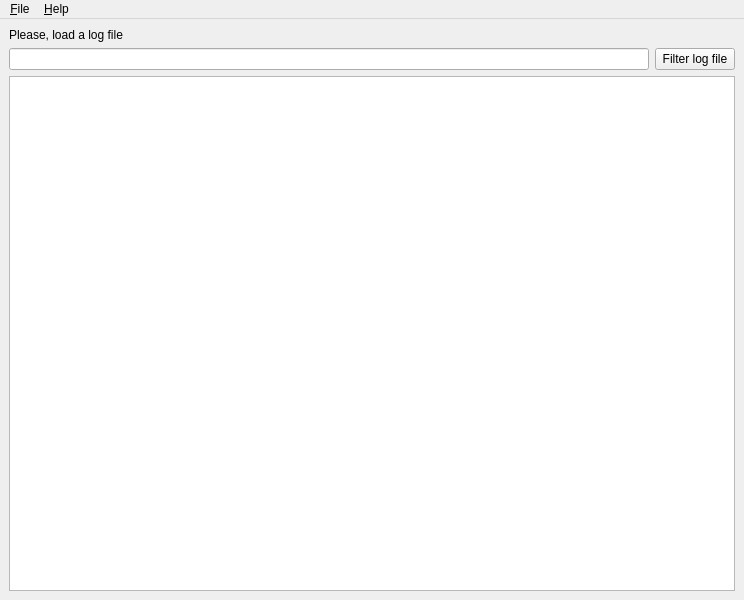
<?xml version="1.0" encoding="UTF-8"?>
<ui version="4.0">
 <class>MainWindow</class>
 <widget class="QMainWindow" name="MainWindow">
  <property name="geometry">
   <rect>
    <x>0</x>
    <y>0</y>
    <width>744</width>
    <height>600</height>
   </rect>
  </property>
  <property name="windowTitle">
   <string>Log Parser</string>
  </property>
  <widget class="QWidget" name="centralWidget">
   <layout class="QVBoxLayout" name="verticalLayout">
    <item>
     <widget class="QLabel" name="lblPath">
      <property name="text">
       <string>Please, load a log file</string>
      </property>
     </widget>
    </item>
    <item>
     <layout class="QHBoxLayout" name="horizontalLayout">
      <item>
       <widget class="QLineEdit" name="txtReToMatch"/>
      </item>
      <item>
       <widget class="QPushButton" name="btnParse">
        <property name="text">
         <string>Filter log file</string>
        </property>
       </widget>
      </item>
     </layout>
    </item>
    <item>
     <widget class="QTableWidget" name="tvResult"/>
    </item>
   </layout>
  </widget>
  <widget class="QMenuBar" name="menuBar">
   <property name="geometry">
    <rect>
     <x>0</x>
     <y>0</y>
     <width>744</width>
     <height>21</height>
    </rect>
   </property>
   <widget class="QMenu" name="menu_File">
    <property name="title">
     <string>&amp;File</string>
    </property>
    <addaction name="actionOpen_Log_File"/>
    <addaction name="actionOpen_http_log"/>
    <addaction name="separator"/>
    <addaction name="action_Quit"/>
   </widget>
   <widget class="QMenu" name="menu_Help">
    <property name="title">
     <string>&amp;Help</string>
    </property>
    <addaction name="action_About"/>
   </widget>
   <addaction name="menu_File"/>
   <addaction name="menu_Help"/>
  </widget>
  <action name="actionOpen_Log_File">
   <property name="text">
    <string>Open &amp;log file</string>
   </property>
  </action>
  <action name="action_Quit">
   <property name="text">
    <string>&amp;Quit</string>
   </property>
  </action>
  <action name="action_About">
   <property name="text">
    <string>&amp;About</string>
   </property>
  </action>
  <action name="actionTest">
   <property name="text">
    <string>Test2</string>
   </property>
  </action>
  <action name="actionOpen_http_log">
   <property name="text">
    <string>Open http log</string>
   </property>
  </action>
 </widget>
 <resources/>
 <connections/>
</ui>
